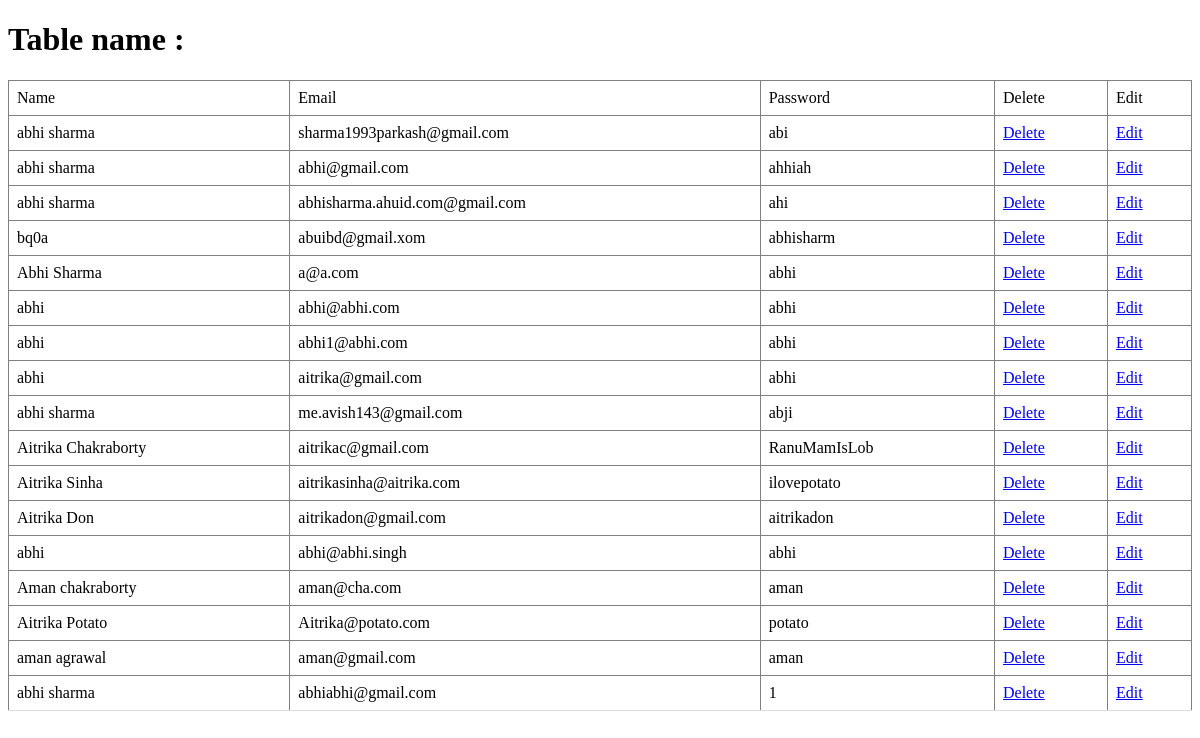
/show, run on an earlier commit of the app's database.
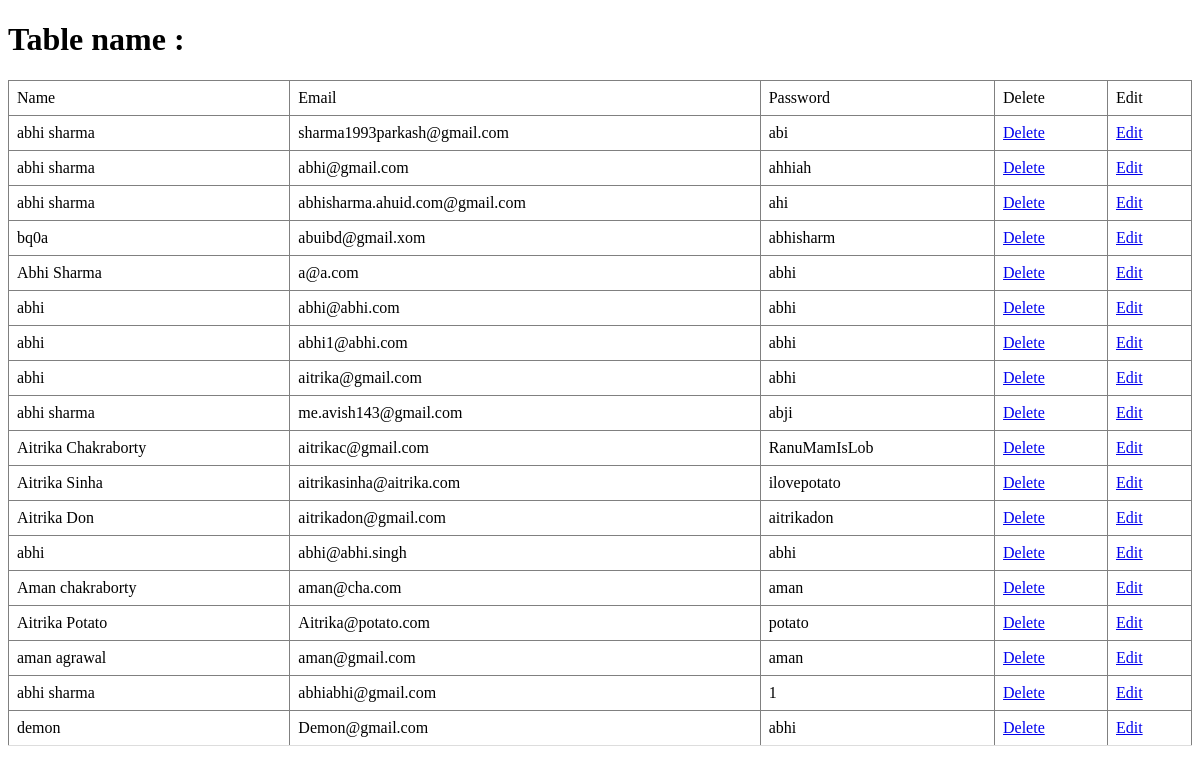
And on a later commit of the database.
### expense_tracker/models.py (models this page shows)
class user(models.Model):
    name = models.CharField(max_length=50)
    email = models.EmailField(max_length=50)
    password = models.CharField(max_length=50)
    class Meta:
        db_table = "user"

### expense_tracker/views.py (the view)
# urls.py: path('show' , views.show),
def show(request ):
    u = user.objects.all()
    return render(request , 'show.html' , {'db':u})

### expense_tracker/templates/show.html (shortened to what this page needs)
<!DOCTYPE html>
<html lang="en">
<head>
</head>
<body>
<h1>Table name  : {{db.user_email}}</h1>
<table border="1px">
    <tr>
        <td>Name</td>
        <td>Email</td>
        <td>Password</td>
        <td>Delete</td>
        <td>Edit</td>
    </tr>
    {% for i in db %}
        <td>{{i.name}}</td>
        <td>{{i.email}}</td>
        <td>{{i.password}}</td>
        <td><a href="del/{{i.id}}">Delete</a></td>
        <td><a href="edit/{{i.id}}">Edit</a></td>
    {% endfor %}
</table>
</body>
</html>

What changed in the data, as far as the page shows it:
added user: name "demon", email "Demon@gmail.com", password "abhi"
